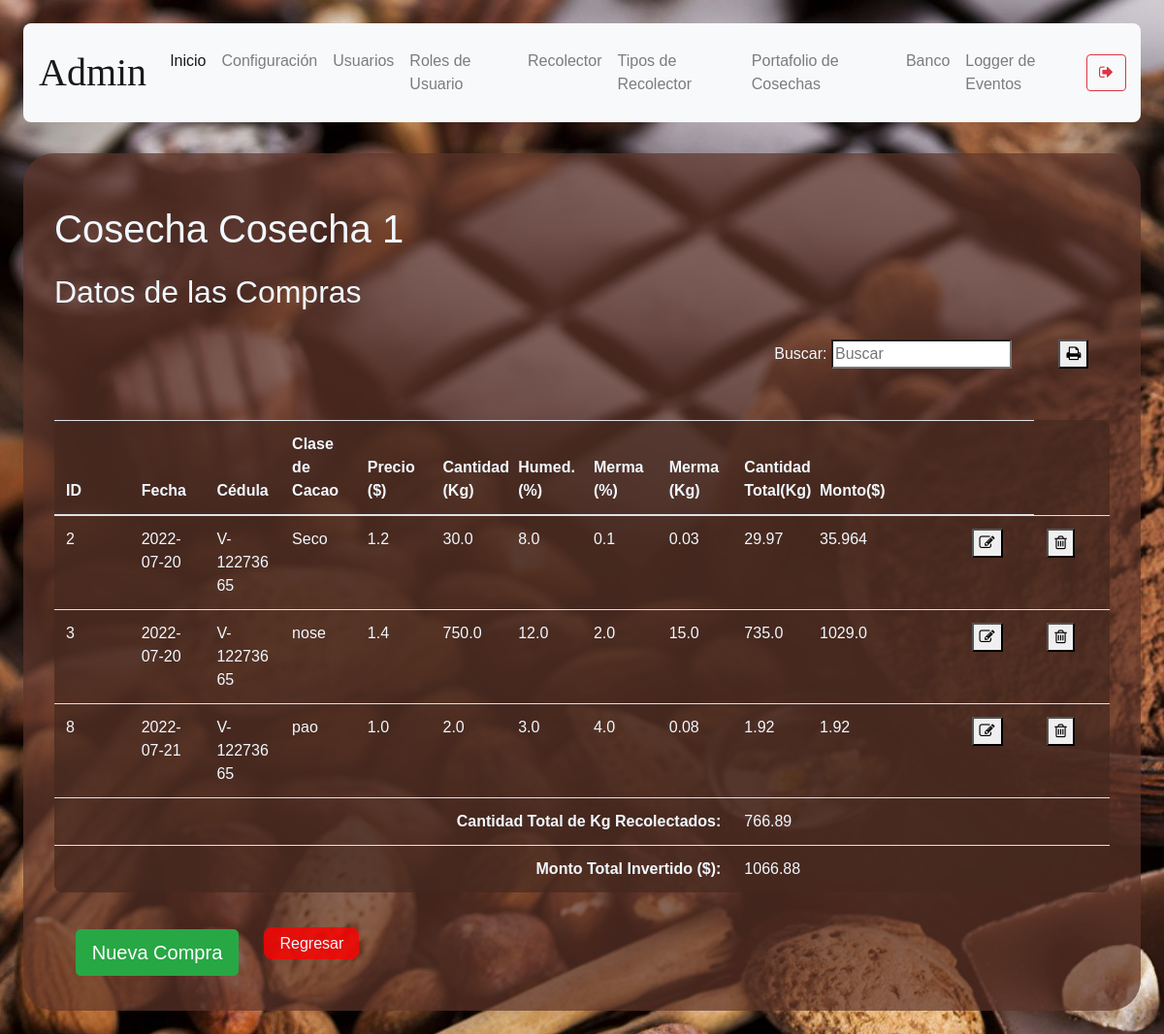
/harvest/1/purchase (signed in), run on an earlier commit of the app's database.
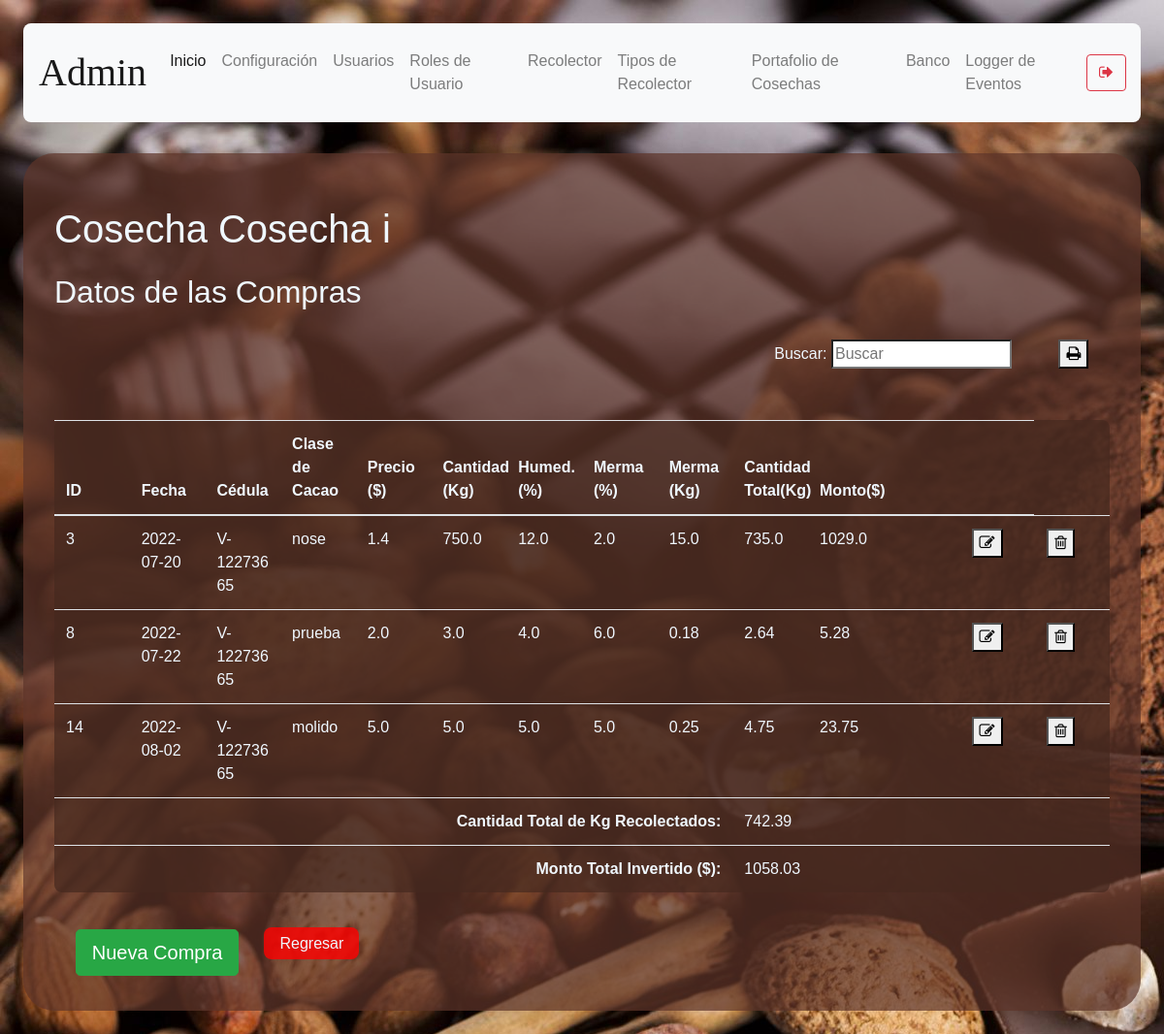
And on a later commit of the database.
### models/harvest.py (models this page shows, shortened)
class Harvest (db.Model):
    __tablename__ = 'harvest'
    id = db.Column(db.Integer, primary_key = True)
    description = db.Column(db.String(250), nullable = False)
    start_date = db.Column(db.String(10), nullable=False)
    end_date = db.Column(db.String(10), nullable= False)
    status = db.Column(db.String(10), nullable = False)
    def find(self, id):
        return Harvest.query.get(id)

### models/purchase.py (models this page shows, shortened)
class Purchase( db.Model ):
    __tablename__ = 'purchase'
    id = db.Column( db.Integer, primary_key = True )
    date = db.Column( db.String(10), nullable = False )
    F_Productor = db.Column( db.Integer, db.ForeignKey('productor.id'))
    F_Harvest = db.Column( db.Integer, db.ForeignKey( 'harvest.id' ) )
    cacao_type = db.Column( db.String, nullable=False )
    price_dolar= db.Column( db.Float, nullable=False )
    amount_kg = db.Column( db.Float, nullable = False )
    wetness_percentage = db.Column( db.Float, nullable = False )
    waste_percentage = db.Column( db.Float, nullable = False )
    waste_kg = db.Column( db.Float, nullable=False )
    total_amount_kg = db.Column( db.Float, nullable = False )
    total_dolar = db.Column( db.Float, nullable=False )
    observation = db. Column( db.String(255) )

### models/productor.py (models this page shows, shortened)
class Productor(db.Model) :
    __tablename__ = "productor"
    id = db.Column(db.Integer, primary_key = True)
    cedula = db.Column(db.String(100), nullable = False, unique=True)
    name = db.Column(db.String(100), nullable = False)
    last_name = db.Column(db.String(100), nullable = False)
    gender = db.Column(db.String(10), nullable = False)
    date_of_birth = db.Column(db.String(10), nullable = False)
    local_phone = db.Column(db.String(20), nullable = True)
    movil_phone = db.Column(db.String(20), nullable = True)
    address_1 = db.Column(db.String(150), nullable = True)
    address_2 = db.Column(db.String(150), nullable = True)
    productor_type_id = db.Column(db.Integer, db.ForeignKey('productor_type.id'))

### routes/purchase.py (the view)
@purchase.route('/harvest/<harvest_id>/purchase', methods=['GET'])
def index(harvest_id):
    if( not verify_permissions(session, User, allowed_rols) ):
        return redirect(url_for('auth.index'))
    harvest = Harvest.find(Harvest, harvest_id)
    purchases = Purchase.query.filter_by(F_Harvest = harvest_id)
    productors = Productor.query.all()
    productor_types = Productor_type.query.all()
    status = ""
    total_cantidad = sum(purchase.total_amount_kg for purchase in purchases)
    total_monto = ("{0:.2f}".format(sum(purchase.total_dolar for purchase in purchases)))
    if 'management-status' in session: status = session['management-status']
    return render_template("purchase.html", harvest=harvest, purchases=purchases,
    productors=productors, productor_types= productor_types, status=status, total_cantidad=total_cantidad, total_monto=total_monto)

### models/user.py (called while the page is built)
    def get_user_rol_by_username( self, username ):
        user_rol_id = User.query.filter_by(username = username).first().user_rol_id
        user_rol = User_rol.query.get(user_rol_id).description
        return user_rol

### utils/functions.py (called while the page is built)
def verify_permissions(session, User, allowed=['admin']):
    return 'username' in session and \
    ( allowed == 'all' or User.get_user_rol_by_username(User, session['username']) in allowed)

### templates/purchase.html (shortened to what this page needs)
{% extends "base.html" %}
{% block content %}
    <h1><p id="name-Harvest">Cosecha {{harvest.description}}</p></h1>
    <h2>Datos de las Compras</h2>
    <p align="right">
            Buscar: <input id ="search-bar" onkeyup="searchEngine()" type="search" name="busqueda" placeholder="Buscar">
            <button><a onclick="javascript:generatePDF('miTabla');"><i class="fa fa-print" aria-hidden="true"></i></a></button>
        </p>
        <table class="table content-table" id="miTabla">
            <thead>
                <th>ID</th>
                <th>Fecha</th>
                <th>Cédula</th>
                <th>Clase de Cacao</th>
                <th>Precio ($)</th>
                <th>Cantidad (Kg)</th>
                <th>Humed.(%)</th>
                <th>Merma (%)</th>
                <th>Merma (Kg)</th>
                <th>Cantidad Total(Kg)</th>
                <th>Monto($)</th>
                <th></th>
                <th></th>
            </thead>
            <tbody id="table-body-data">
            {% for i in purchases %}
            <tr>
                <td>{{ i.id }}</td>
                <td>{{ i.date }}</td>
                {% for prod in productors %}
                    {% if prod.id == i.F_Productor %}
                        <td>{{ prod.cedula }} </td>
                    {% endif %}
                {% endfor %}
                <td>{{ i.cacao_type }}</td>
                <td>{{ i.price_dolar }}</td>
                <td>{{ i.amount_kg }}</td>
                <td>{{ i.wetness_percentage }}</td>
                <td>{{ i.waste_percentage}}</td>
                <td>{{ i.waste_kg }}</td>
                <td>{{ i.total_amount_kg }}</td>
                <td>{{ i.total_dolar }}</td>
                <td>{{ i.observation }}</td>
                <td><button onclick="window.location.href=`/harvest/{{harvest.id}}/purchase/{{i.id}}/edit`"><i class="fa fa-pencil-square-o" aria-hidden="true"></i></button></td>
                <td><button onclick='deleteConfirm2( {{i.id}}, "Purchase", {{harvest.id}} )'><i class="fa fa-trash-o" aria-hidden="true"></i></button></td>
            </tr>
            {% endfor %}
            <tr>
                <th scope="row" colspan="9" style="text-align: right;">Cantidad Total de Kg Recolectados:</th>
                <td colspan="2">{{total_cantidad}}</td>
                <th></th><th></th><th></th>
            </tr>
             <tr>
                <th scope="row" colspan="9" style="text-align: right;">Monto Total Invertido ($):</th>
                <td colspan="2">{{ total_monto }}</td>
                <th></th><th></th><th></th>
            </tr>
            </tbody>
        </table>
        <button type="button" data-toggle="modal" data-target="#modal-{{harvest.id}}"class="btn btn-success btn-lg mb-1">Nueva Compra</button>
        <a class="abord" href="/harvest" onclick="hiddeForm()">Regresar</a>
{% endblock %}

What changed in the data, as far as the page shows it:
removed Purchase: id "2", date "2022-07-20", cacao_type "Seco", price_dolar "1.2", amount_kg "30.0", wetness_percentage "8.0", waste_percentage "0.1", waste_kg "0.03", total_amount_kg "29.97", total_dolar "35.964", Productor (cedula "V-12273665")
changed Harvest: description "Cosecha 1" → "Cosecha i"
changed Purchase id 8: date "2022-07-21" → "2022-07-22"; cacao_type "pao" → "prueba"; price_dolar "1.0" → "2.0"; amount_kg "2.0" → "3.0"; wetness_percentage "3.0" → "4.0"; waste_percentage "4.0" → "6.0"; waste_kg "0.08" → "0.18"; total_amount_kg "1.92" → "2.64"; total_dolar "1.92" → "5.28"
added Purchase: id "14", date "2022-08-02", cacao_type "molido", price_dolar "5.0", amount_kg "5.0", wetness_percentage "5.0", waste_percentage "5.0", waste_kg "0.25", total_amount_kg "4.75", total_dolar "23.75", Productor (cedula "V-12273665")
Also different on the page:
{{ total_cantidad }}: "766.89" → "742.39"
{{ total_monto }}: "1066.88" → "1058.03"
